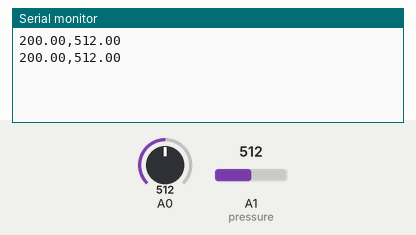
Recording of a sketch running on a simulated Arduino Uno, built with avr-gcc and run on an emulated ATmega328P. Parts: the last lines printed to the serial monitor. The test bench sets the inputs (shaded band); at power-on: A0 = 512, A1 (pressure) = 512.

Above: at 1.8 s.
1.9 s: A0 set to 716
At 2.4 s:
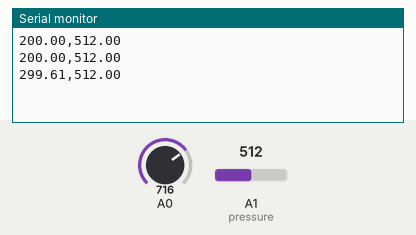
3.4 s: A1 (pressure) set to 716
At 4.7 s:
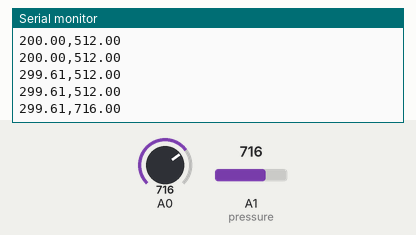
4.9 s: A0 set to 900
At 5.8 s:
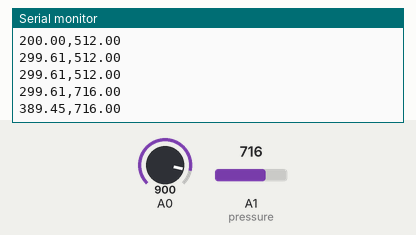
6.4 s: A1 (pressure) set to 900
At 7.6 s:
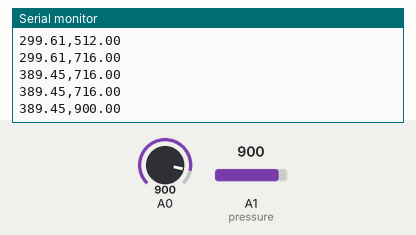
Timing chart, 0 to 8.9 s (numbered marks = the images above; inputs shaded):
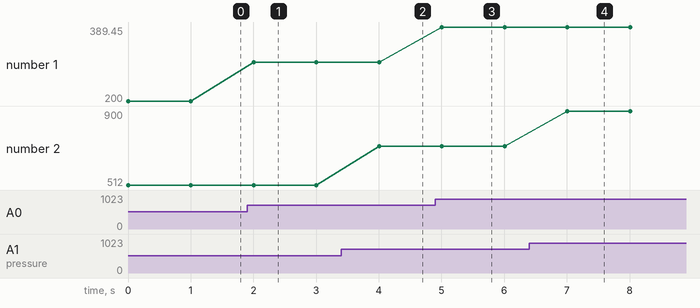

The sketch:

tempreture_pressure.ino
```cpp
/*
SparkFun Inventor's Kit Galileo
Example sketch 07

TEMPERATURE SENSOR

  Use the "serial monitor" window to read a temperature sensor.

  The TMP36 is an easy-to-use temperature sensor that outputs
  a voltage that's proportional to the ambient temperature.
  You can use it for all kinds of automation tasks where you'd
  like to know or control the temperature of something.

  More information on the sensor is available in the datasheet:
  http://dlnmh9ip6v2uc.cloudfront.net/datasheets/Sensors/Temp/TMP35_36_37.pdf

  Even more exciting, we'll start using the Arduino's serial port
  to send data back to your main computer! Up until now, we've
  been limited to using simple LEDs for output. We'll see that
  the Arduino can also easily output all kinds of text and data.

Hardware connections:

  Be careful when installing the temperature sensor, as it is
  almost identical to the transistors! The one you want has
  a triangle logo and "TMP" in very tiny letters. The
  ones you DON'T want will have "222" on them.

  When looking at the flat side of the temperature sensor
  with the pins down, from left to right the pins are:
  5V, SIGNAL, and GND.

  Connect the 5V pin to 5 Volts (5V).
  Connect the SIGNAL pin to ANALOG pin 0.
  Connect the GND pin to ground (GND).

This sketch was written by SparkFun Electronics,
with lots of help from the Arduino community.
This code is completely free for any use.
Visit http://learn.sparkfun.com/products/2 for SIK information.
Visit http://www.arduino.cc to learn about the Arduino.

Version 2.0 6/2012 MDG
*/

// We'll use analog input 0 to measure the temperature sensor's
// signal pin.

const int temperaturePin = 0;
const int pressure = 1;


void setup()
{


  Serial.begin(9600);
}


void loop()
{


  float force, voltage, degreesC, degreesF;

  force = analogRead(pressure);

  voltage = getVoltage(temperaturePin);

  degreesC = (voltage - 0.5) * 100.0;

  degreesF = degreesC * (9.0/5.0) + 32.0;

  //Serial.print("voltage: ");
  //Serial.print(voltage);
  //Serial.print("  deg C: ");
  Serial.print(degreesC);
  Serial.print(",");
  //Serial.print("  deg F: ");
  //Serial.println(degreesF);
  Serial.println(force);

  delay(1000);
}


float getVoltage(int pin)
{


  return (analogRead(pin) * 0.004882814);


}
```

Measured:
- after the input at 1.9 s, the serial monitor: prints a new line after 0.10 s (image 1)
- after the input at 3.4 s, the serial monitor: prints a new line after 0.61 s (image 2)
- after the input at 4.9 s, the serial monitor: prints a new line after 0.11 s (image 3)
- after the input at 6.4 s, the serial monitor: prints a new line after 0.61 s (image 4)
- plotted number 1: 200 → 299.61 after the input at 1.9 s, 299.61 → 389.45 after the input at 4.9 s
- plotted number 2: 512 → 716 after the input at 3.4 s, 716 → 900 after the input at 6.4 s
